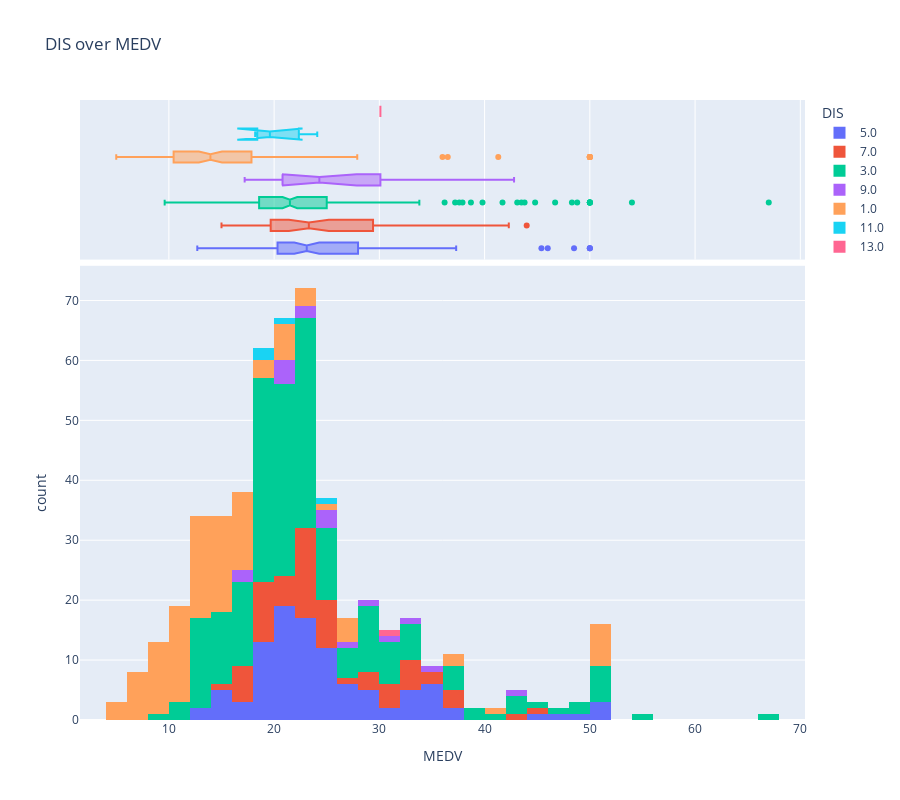

Here is the notebook cell this chart was saved with:
### Markdown cell above
#### below graph describes the distribution structure of the house value in 1,000 USD from their distance to the city center, from which we can conclude that on average closest to the centre houses are rather extremeley low priced or high priced

### Code cell
px.histogram(
    data[["MEDV", "DIS"]],
    x="MEDV",
    color="DIS",
    marginal="box",
    title="DIS over MEDV",
    height=800,
)

### Figure 1 — Plotly figure (JSON) as saved in the notebook; plotly's stock layout.template omitted (floating-point values rounded to 4 significant figures; data arrays with more than 128 entries replaced by an {"elided": "..."} marker saying what was removed)
{"data": [{"alignmentgroup": "True", "bingroup": "x", "hovertemplate": "DIS=5.0<br>MEDV=%{x}<br>count=%{y}<extra></extra>", "legendgroup": "5.0", "marker": {"color": "#636efa", "pattern": {"shape": ""}}, "name": "5.0", "offsetgroup": "5.0", "orientation": "v", "showlegend": true, "type": "histogram", "x": [24, 21.6, 34.7, 22.9, 27.1, 21.7, 20.4, 18.2, 19.9, 23.1, 17.5, 19.6, 14.5, 15.6, 13.9, 16.6, 14.8, 18.4, 21, 12.7, 14.5, 30.8, 34.9, 26.6, 25.3, 24.7, 21.2, 19.3, 20, 16.6, 14.4, 24.2, 21.7, 22.8, 23.4, 24.1, 21.4, 20, 20.8, 21.2, 20.3, 28, 23.9, 24.8, 22.9, 23.9, 26.6, 22.5, 29.8, 34.9, 50, 48.5, 50, 24.4, 22.5, 24.4, 25.1, 31.5, 21.1, 25.2, 35.2, 32.4, 32, 33.2, 33.1, 29.1, 35.1, 45.4, 35.4, 46, 50, 28.5, 37.3, 27.9, 23.9, 21.7, 28.6, 27.1, 22, 26.4, 33.1, 36.1, 19.8, 21, 23.8, 23.1, 20.4, 18.5, 25, 24.6, 23, 22.2, 19.3, 22.6, 19.8, 21.1, 19.5, 18.5, 20.6, 19, 18.7, 23.9, 21.8], "xaxis": "x", "yaxis": "y"}, {"alignmentgroup": "True", "hovertemplate": "DIS=5.0<br>MEDV=%{x}<extra></extra>", "legendgroup": "5.0", "marker": {"color": "#636efa"}, "name": "5.0", "notched": true, "offsetgroup": "5.0", "showlegend": false, "type": "box", "x": [24, 21.6, 34.7, 22.9, 27.1, 21.7, 20.4, 18.2, 19.9, 23.1, 17.5, 19.6, 14.5, 15.6, 13.9, 16.6, 14.8, 18.4, 21, 12.7, 14.5, 30.8, 34.9, 26.6, 25.3, 24.7, 21.2, 19.3, 20, 16.6, 14.4, 24.2, 21.7, 22.8, 23.4, 24.1, 21.4, 20, 20.8, 21.2, 20.3, 28, 23.9, 24.8, 22.9, 23.9, 26.6, 22.5, 29.8, 34.9, 50, 48.5, 50, 24.4, 22.5, 24.4, 25.1, 31.5, 21.1, 25.2, 35.2, 32.4, 32, 33.2, 33.1, 29.1, 35.1, 45.4, 35.4, 46, 50, 28.5, 37.3, 27.9, 23.9, 21.7, 28.6, 27.1, 22, 26.4, 33.1, 36.1, 19.8, 21, 23.8, 23.1, 20.4, 18.5, 25, 24.6, 23, 22.2, 19.3, 22.6, 19.8, 21.1, 19.5, 18.5, 20.6, 19, 18.7, 23.9, 21.8], "xaxis": "x2", "yaxis": "y2"}, {"alignmentgroup": "True", "bingroup": "x", "hovertemplate": "DIS=7.0<br>MEDV=%{x}<br>count=%{y}<extra></extra>", "legendgroup": "7.0", "marker": {"color": "#EF553B", "pattern": {"shape": ""}}, "name": "7.0", "offsetgroup": "7.0", "orientation": "v", "showlegend": true, "type": "histogram", "x": [33.4, 36.2, 28.7, 16.5, 18.9, 15, 18.9, 19.4, 19.7, 20.5, 25, 23.4, 18.9, 23.3, 19.6, 18.7, 16, 22.2, 25, 23.5, 19.4, 22, 17.4, 20.9, 37, 30.5, 36.4, 31.1, 29.1, 33.3, 30.3, 34.6, 34.9, 32.9, 24.1, 42.3, 23.7, 23.3, 22, 20.1, 22.2, 23.7, 17.6, 18.5, 24.5, 26.2, 24.4, 24.8, 44, 32.2, 22, 23.2, 22.3, 24.8, 20.3, 22.5, 29, 24.8, 17.1, 19.4, 22.2, 20.7, 32.7, 16.5, 31.2], "xaxis": "x", "yaxis": "y"}, {"alignmentgroup": "True", "hovertemplate": "DIS=7.0<br>MEDV=%{x}<extra></extra>", "legendgroup": "7.0", "marker": {"color": "#EF553B"}, "name": "7.0", "notched": true, "offsetgroup": "7.0", "showlegend": false, "type": "box", "x": [33.4, 36.2, 28.7, 16.5, 18.9, 15, 18.9, 19.4, 19.7, 20.5, 25, 23.4, 18.9, 23.3, 19.6, 18.7, 16, 22.2, 25, 23.5, 19.4, 22, 17.4, 20.9, 37, 30.5, 36.4, 31.1, 29.1, 33.3, 30.3, 34.6, 34.9, 32.9, 24.1, 42.3, 23.7, 23.3, 22, 20.1, 22.2, 23.7, 17.6, 18.5, 24.5, 26.2, 24.4, 24.8, 44, 32.2, 22, 23.2, 22.3, 24.8, 20.3, 22.5, 29, 24.8, 17.1, 19.4, 22.2, 20.7, 32.7, 16.5, 31.2], "xaxis": "x2", "yaxis": "y2"}, {"alignmentgroup": "True", "bingroup": "x", "hovertemplate": "DIS=3.0<br>MEDV=%{x}<br>count=%{y}<extra></extra>", "legendgroup": "3.0", "marker": {"color": "#00cc96", "pattern": {"shape": ""}}, "name": "3.0", "offsetgroup": "3.0", "orientation": "v", "showlegend": true, "type": "histogram", "x": {"elided": "209 float values"}, "xaxis": "x", "yaxis": "y"}, {"alignmentgroup": "True", "hovertemplate": "DIS=3.0<br>MEDV=%{x}<extra></extra>", "legendgroup": "3.0", "marker": {"color": "#00cc96"}, "name": "3.0", "notched": true, "offsetgroup": "3.0", "showlegend": false, "type": "box", "x": {"elided": "209 float values"}, "xaxis": "x2", "yaxis": "y2"}, {"alignmentgroup": "True", "bingroup": "x", "hovertemplate": "DIS=9.0<br>MEDV=%{x}<br>count=%{y}<extra></extra>", "legendgroup": "9.0", "marker": {"color": "#ab63fa", "pattern": {"shape": ""}}, "name": "9.0", "offsetgroup": "9.0", "orientation": "v", "showlegend": true, "type": "histogram", "x": [35.4, 24.7, 31.6, 33, 24.3, 20.5, 29.6, 42.8, 21.9, 20.9, 20.1, 17.5, 17.2, 23.1, 24.5, 26.6, 22.9], "xaxis": "x", "yaxis": "y"}, {"alignmentgroup": "True", "hovertemplate": "DIS=9.0<br>MEDV=%{x}<extra></extra>", "legendgroup": "9.0", "marker": {"color": "#ab63fa"}, "name": "9.0", "notched": true, "offsetgroup": "9.0", "showlegend": false, "type": "box", "x": [35.4, 24.7, 31.6, 33, 24.3, 20.5, 29.6, 42.8, 21.9, 20.9, 20.1, 17.5, 17.2, 23.1, 24.5, 26.6, 22.9], "xaxis": "x2", "yaxis": "y2"}, {"alignmentgroup": "True", "bingroup": "x", "hovertemplate": "DIS=1.0<br>MEDV=%{x}<br>count=%{y}<extra></extra>", "legendgroup": "1.0", "marker": {"color": "#FFA15A", "pattern": {"shape": ""}}, "name": "1.0", "offsetgroup": "1.0", "orientation": "v", "showlegend": true, "type": "histogram", "x": [17.3, 21.4, 15.7, 16.2, 18, 14.3, 17.4, 17.1, 13.3, 17.8, 14, 14.4, 13.4, 15.6, 11.8, 13.8, 15.6, 14.6, 17.8, 15.4, 21.5, 19.6, 15.3, 19.4, 17, 15.6, 13.1, 41.3, 24.3, 23.3, 27, 50, 50, 36, 36.5, 22.8, 16.8, 21.9, 27.5, 21.9, 23.1, 50, 50, 50, 50, 50, 13.8, 13.8, 15, 13.9, 13.3, 13.1, 10.2, 10.4, 10.9, 11.3, 12.3, 8.8, 7.2, 10.5, 7.4, 10.2, 11.5, 15.1, 9.7, 13.8, 12.7, 13.1, 12.5, 8.5, 5, 6.3, 5.6, 7.2, 12.1, 8.3, 8.5, 5, 11.9, 27.9, 17.2, 27.5, 15, 17.2, 17.9, 16.3, 7, 7.2, 7.5, 10.4, 8.8, 8.4, 16.7, 14.2, 20.8, 8.3, 10.2, 10.9, 11, 9.5, 8.7, 8.4, 12.8, 10.5, 15.4, 10.8, 11.8, 21.4, 15.2, 7, 8.1, 13.6], "xaxis": "x", "yaxis": "y"}, {"alignmentgroup": "True", "hovertemplate": "DIS=1.0<br>MEDV=%{x}<extra></extra>", "legendgroup": "1.0", "marker": {"color": "#FFA15A"}, "name": "1.0", "notched": true, "offsetgroup": "1.0", "showlegend": false, "type": "box", "x": [17.3, 21.4, 15.7, 16.2, 18, 14.3, 17.4, 17.1, 13.3, 17.8, 14, 14.4, 13.4, 15.6, 11.8, 13.8, 15.6, 14.6, 17.8, 15.4, 21.5, 19.6, 15.3, 19.4, 17, 15.6, 13.1, 41.3, 24.3, 23.3, 27, 50, 50, 36, 36.5, 22.8, 16.8, 21.9, 27.5, 21.9, 23.1, 50, 50, 50, 50, 50, 13.8, 13.8, 15, 13.9, 13.3, 13.1, 10.2, 10.4, 10.9, 11.3, 12.3, 8.8, 7.2, 10.5, 7.4, 10.2, 11.5, 15.1, 9.7, 13.8, 12.7, 13.1, 12.5, 8.5, 5, 6.3, 5.6, 7.2, 12.1, 8.3, 8.5, 5, 11.9, 27.9, 17.2, 27.5, 15, 17.2, 17.9, 16.3, 7, 7.2, 7.5, 10.4, 8.8, 8.4, 16.7, 14.2, 20.8, 8.3, 10.2, 10.9, 11, 9.5, 8.7, 8.4, 12.8, 10.5, 15.4, 10.8, 11.8, 21.4, 15.2, 7, 8.1, 13.6], "xaxis": "x2", "yaxis": "y2"}, {"alignmentgroup": "True", "bingroup": "x", "hovertemplate": "DIS=11.0<br>MEDV=%{x}<br>count=%{y}<extra></extra>", "legendgroup": "11.0", "marker": {"color": "#19d3f3", "pattern": {"shape": ""}}, "name": "11.0", "offsetgroup": "11.0", "orientation": "v", "showlegend": true, "type": "histogram", "x": [24.1, 18.6, 18.2, 20.6], "xaxis": "x", "yaxis": "y"}, {"alignmentgroup": "True", "hovertemplate": "DIS=11.0<br>MEDV=%{x}<extra></extra>", "legendgroup": "11.0", "marker": {"color": "#19d3f3"}, "name": "11.0", "notched": true, "offsetgroup": "11.0", "showlegend": false, "type": "box", "x": [24.1, 18.6, 18.2, 20.6], "xaxis": "x2", "yaxis": "y2"}, {"alignmentgroup": "True", "bingroup": "x", "hovertemplate": "DIS=13.0<br>MEDV=%{x}<br>count=%{y}<extra></extra>", "legendgroup": "13.0", "marker": {"color": "#FF6692", "pattern": {"shape": ""}}, "name": "13.0", "offsetgroup": "13.0", "orientation": "v", "showlegend": true, "type": "histogram", "x": [30.1], "xaxis": "x", "yaxis": "y"}, {"alignmentgroup": "True", "hovertemplate": "DIS=13.0<br>MEDV=%{x}<extra></extra>", "legendgroup": "13.0", "marker": {"color": "#FF6692"}, "name": "13.0", "notched": true, "offsetgroup": "13.0", "showlegend": false, "type": "box", "x": [30.1], "xaxis": "x2", "yaxis": "y2"}], "layout": {"barmode": "relative", "height": 800, "legend": {"title": {"text": "DIS"}, "tracegroupgap": 0}, "title": {"text": "DIS over MEDV"}, "xaxis": {"anchor": "y", "domain": [0, 1], "title": {"text": "MEDV"}}, "xaxis2": {"anchor": "y2", "domain": [0, 1], "matches": "x", "showgrid": true, "showticklabels": false}, "yaxis": {"anchor": "x", "domain": [0, 0.7326], "title": {"text": "count"}}, "yaxis2": {"anchor": "x2", "domain": [0.7426, 1], "matches": "y2", "showgrid": false, "showline": false, "showticklabels": false, "ticks": ""}}}
